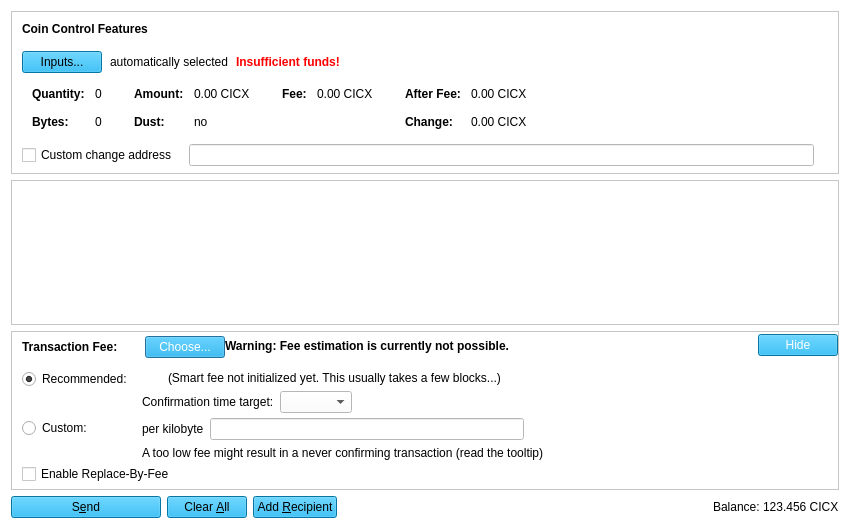
<?xml version="1.0" encoding="UTF-8"?>
<ui version="4.0">
 <class>SendCoinsDialog</class>
 <widget class="QDialog" name="SendCoinsDialog">
  <property name="geometry">
   <rect>
    <x>0</x>
    <y>0</y>
    <width>850</width>
    <height>526</height>
   </rect>
  </property>
  <property name="windowTitle">
   <string>Send Coins</string>
  </property>
  <property name="styleSheet">
   <string notr="true">background-color: rgb(255, 255, 255);</string>
  </property>
  <layout class="QVBoxLayout" name="verticalLayout" stretch="0,1,0,0">
   <property name="bottomMargin">
    <number>8</number>
   </property>
   <item>
    <widget class="QFrame" name="frameCoinControl">
     <property name="sizePolicy">
      <sizepolicy hsizetype="Expanding" vsizetype="Expanding">
       <horstretch>0</horstretch>
       <verstretch>0</verstretch>
      </sizepolicy>
     </property>
     <property name="maximumSize">
      <size>
       <width>16777215</width>
       <height>16777215</height>
      </size>
     </property>
     <property name="frameShape">
      <enum>QFrame::StyledPanel</enum>
     </property>
     <property name="frameShadow">
      <enum>QFrame::Sunken</enum>
     </property>
     <layout class="QVBoxLayout" name="verticalLayoutCoinControl2">
      <property name="spacing">
       <number>0</number>
      </property>
      <property name="leftMargin">
       <number>0</number>
      </property>
      <property name="topMargin">
       <number>0</number>
      </property>
      <property name="rightMargin">
       <number>0</number>
      </property>
      <property name="bottomMargin">
       <number>6</number>
      </property>
      <item>
       <layout class="QVBoxLayout" name="verticalLayoutCoinControl" stretch="0,0,0,0,1">
        <property name="spacing">
         <number>0</number>
        </property>
        <property name="leftMargin">
         <number>10</number>
        </property>
        <property name="topMargin">
         <number>10</number>
        </property>
        <item>
         <layout class="QHBoxLayout" name="horizontalLayoutCoinControl1">
          <property name="bottomMargin">
           <number>15</number>
          </property>
          <item>
           <widget class="QLabel" name="labelCoinControlFeatures">
            <property name="sizePolicy">
             <sizepolicy hsizetype="Preferred" vsizetype="Maximum">
              <horstretch>0</horstretch>
              <verstretch>0</verstretch>
             </sizepolicy>
            </property>
            <property name="font">
             <font>
              <weight>75</weight>
              <bold>true</bold>
             </font>
            </property>
            <property name="styleSheet">
             <string notr="true">font-weight:bold;</string>
            </property>
            <property name="text">
             <string>Coin Control Features</string>
            </property>
           </widget>
          </item>
         </layout>
        </item>
        <item>
         <layout class="QHBoxLayout" name="horizontalLayoutCoinControl2" stretch="0,0,0,0">
          <property name="spacing">
           <number>8</number>
          </property>
          <property name="bottomMargin">
           <number>10</number>
          </property>
          <item>
           <widget class="QPushButton" name="pushButtonCoinControl">
            <property name="styleSheet">
             <string notr="true">background-color: rgb(10, 164, 227);</string>
            </property>
            <property name="text">
             <string>Inputs...</string>
            </property>
            <property name="autoDefault">
             <bool>false</bool>
            </property>
           </widget>
          </item>
          <item>
           <widget class="QLabel" name="labelCoinControlAutomaticallySelected">
            <property name="text">
             <string>automatically selected</string>
            </property>
            <property name="margin">
             <number>5</number>
            </property>
           </widget>
          </item>
          <item>
           <widget class="QLabel" name="labelCoinControlInsuffFunds">
            <property name="font">
             <font>
              <weight>75</weight>
              <bold>true</bold>
             </font>
            </property>
            <property name="styleSheet">
             <string notr="true">color:red;font-weight:bold;</string>
            </property>
            <property name="text">
             <string>Insufficient funds!</string>
            </property>
            <property name="margin">
             <number>5</number>
            </property>
           </widget>
          </item>
          <item>
           <spacer name="horizontalSpacerCoinControl">
            <property name="orientation">
             <enum>Qt::Horizontal</enum>
            </property>
            <property name="sizeHint" stdset="0">
             <size>
              <width>40</width>
              <height>1</height>
             </size>
            </property>
           </spacer>
          </item>
         </layout>
        </item>
        <item>
         <widget class="QWidget" name="widgetCoinControl" native="true">
          <property name="sizePolicy">
           <sizepolicy hsizetype="Preferred" vsizetype="Preferred">
            <horstretch>0</horstretch>
            <verstretch>0</verstretch>
           </sizepolicy>
          </property>
          <property name="minimumSize">
           <size>
            <width>0</width>
            <height>0</height>
           </size>
          </property>
          <property name="styleSheet">
           <string notr="true"/>
          </property>
          <layout class="QHBoxLayout" name="horizontalLayoutCoinControl5">
           <property name="leftMargin">
            <number>0</number>
           </property>
           <property name="topMargin">
            <number>0</number>
           </property>
           <property name="rightMargin">
            <number>0</number>
           </property>
           <property name="bottomMargin">
            <number>0</number>
           </property>
           <item>
            <layout class="QHBoxLayout" name="horizontalLayoutCoinControl3" stretch="0,0,0,1">
             <property name="spacing">
              <number>20</number>
             </property>
             <property name="topMargin">
              <number>0</number>
             </property>
             <property name="bottomMargin">
              <number>10</number>
             </property>
             <item>
              <layout class="QFormLayout" name="formLayoutCoinControl1">
               <property name="horizontalSpacing">
                <number>10</number>
               </property>
               <property name="verticalSpacing">
                <number>14</number>
               </property>
               <property name="leftMargin">
                <number>10</number>
               </property>
               <property name="topMargin">
                <number>4</number>
               </property>
               <property name="rightMargin">
                <number>6</number>
               </property>
               <item row="0" column="0">
                <widget class="QLabel" name="labelCoinControlQuantityText">
                 <property name="font">
                  <font>
                   <weight>75</weight>
                   <bold>true</bold>
                  </font>
                 </property>
                 <property name="text">
                  <string>Quantity:</string>
                 </property>
                 <property name="margin">
                  <number>0</number>
                 </property>
                </widget>
               </item>
               <item row="0" column="1">
                <widget class="QLabel" name="labelCoinControlQuantity">
                 <property name="cursor">
                  <cursorShape>IBeamCursor</cursorShape>
                 </property>
                 <property name="contextMenuPolicy">
                  <enum>Qt::ActionsContextMenu</enum>
                 </property>
                 <property name="text">
                  <string notr="true">0</string>
                 </property>
                 <property name="margin">
                  <number>0</number>
                 </property>
                 <property name="textInteractionFlags">
                  <set>Qt::LinksAccessibleByMouse|Qt::TextSelectableByKeyboard|Qt::TextSelectableByMouse</set>
                 </property>
                </widget>
               </item>
               <item row="1" column="0">
                <widget class="QLabel" name="labelCoinControlBytesText">
                 <property name="font">
                  <font>
                   <weight>75</weight>
                   <bold>true</bold>
                  </font>
                 </property>
                 <property name="text">
                  <string>Bytes:</string>
                 </property>
                </widget>
               </item>
               <item row="1" column="1">
                <widget class="QLabel" name="labelCoinControlBytes">
                 <property name="cursor">
                  <cursorShape>IBeamCursor</cursorShape>
                 </property>
                 <property name="contextMenuPolicy">
                  <enum>Qt::ActionsContextMenu</enum>
                 </property>
                 <property name="text">
                  <string notr="true">0</string>
                 </property>
                 <property name="textInteractionFlags">
                  <set>Qt::LinksAccessibleByMouse|Qt::TextSelectableByKeyboard|Qt::TextSelectableByMouse</set>
                 </property>
                </widget>
               </item>
              </layout>
             </item>
             <item>
              <layout class="QFormLayout" name="formLayoutCoinControl2">
               <property name="horizontalSpacing">
                <number>10</number>
               </property>
               <property name="verticalSpacing">
                <number>14</number>
               </property>
               <property name="leftMargin">
                <number>6</number>
               </property>
               <property name="topMargin">
                <number>4</number>
               </property>
               <property name="rightMargin">
                <number>6</number>
               </property>
               <item row="0" column="0">
                <widget class="QLabel" name="labelCoinControlAmountText">
                 <property name="font">
                  <font>
                   <weight>75</weight>
                   <bold>true</bold>
                  </font>
                 </property>
                 <property name="text">
                  <string>Amount:</string>
                 </property>
                 <property name="margin">
                  <number>0</number>
                 </property>
                </widget>
               </item>
               <item row="0" column="1">
                <widget class="QLabel" name="labelCoinControlAmount">
                 <property name="cursor">
                  <cursorShape>IBeamCursor</cursorShape>
                 </property>
                 <property name="contextMenuPolicy">
                  <enum>Qt::ActionsContextMenu</enum>
                 </property>
                 <property name="text">
                  <string notr="true">0.00 CICX</string>
                 </property>
                 <property name="textInteractionFlags">
                  <set>Qt::LinksAccessibleByMouse|Qt::TextSelectableByKeyboard|Qt::TextSelectableByMouse</set>
                 </property>
                </widget>
               </item>
               <item row="1" column="0">
                <widget class="QLabel" name="labelCoinControlLowOutputText">
                 <property name="font">
                  <font>
                   <weight>75</weight>
                   <bold>true</bold>
                  </font>
                 </property>
                 <property name="text">
                  <string>Dust:</string>
                 </property>
                </widget>
               </item>
               <item row="1" column="1">
                <widget class="QLabel" name="labelCoinControlLowOutput">
                 <property name="cursor">
                  <cursorShape>IBeamCursor</cursorShape>
                 </property>
                 <property name="contextMenuPolicy">
                  <enum>Qt::ActionsContextMenu</enum>
                 </property>
                 <property name="text">
                  <string notr="true">no</string>
                 </property>
                 <property name="textInteractionFlags">
                  <set>Qt::LinksAccessibleByMouse|Qt::TextSelectableByKeyboard|Qt::TextSelectableByMouse</set>
                 </property>
                </widget>
               </item>
              </layout>
             </item>
             <item>
              <layout class="QFormLayout" name="formLayoutCoinControl3">
               <property name="horizontalSpacing">
                <number>10</number>
               </property>
               <property name="verticalSpacing">
                <number>14</number>
               </property>
               <property name="leftMargin">
                <number>6</number>
               </property>
               <property name="topMargin">
                <number>4</number>
               </property>
               <property name="rightMargin">
                <number>6</number>
               </property>
               <item row="0" column="0">
                <widget class="QLabel" name="labelCoinControlFeeText">
                 <property name="font">
                  <font>
                   <weight>75</weight>
                   <bold>true</bold>
                  </font>
                 </property>
                 <property name="text">
                  <string>Fee:</string>
                 </property>
                 <property name="margin">
                  <number>0</number>
                 </property>
                </widget>
               </item>
               <item row="0" column="1">
                <widget class="QLabel" name="labelCoinControlFee">
                 <property name="cursor">
                  <cursorShape>IBeamCursor</cursorShape>
                 </property>
                 <property name="contextMenuPolicy">
                  <enum>Qt::ActionsContextMenu</enum>
                 </property>
                 <property name="text">
                  <string notr="true">0.00 CICX</string>
                 </property>
                 <property name="textInteractionFlags">
                  <set>Qt::LinksAccessibleByMouse|Qt::TextSelectableByKeyboard|Qt::TextSelectableByMouse</set>
                 </property>
                </widget>
               </item>
              </layout>
             </item>
             <item>
              <layout class="QFormLayout" name="formLayoutCoinControl4">
               <property name="horizontalSpacing">
                <number>10</number>
               </property>
               <property name="verticalSpacing">
                <number>14</number>
               </property>
               <property name="leftMargin">
                <number>6</number>
               </property>
               <property name="topMargin">
                <number>4</number>
               </property>
               <property name="rightMargin">
                <number>6</number>
               </property>
               <item row="0" column="0">
                <widget class="QLabel" name="labelCoinControlAfterFeeText">
                 <property name="font">
                  <font>
                   <weight>75</weight>
                   <bold>true</bold>
                  </font>
                 </property>
                 <property name="text">
                  <string>After Fee:</string>
                 </property>
                 <property name="margin">
                  <number>0</number>
                 </property>
                </widget>
               </item>
               <item row="0" column="1">
                <widget class="QLabel" name="labelCoinControlAfterFee">
                 <property name="cursor">
                  <cursorShape>IBeamCursor</cursorShape>
                 </property>
                 <property name="contextMenuPolicy">
                  <enum>Qt::ActionsContextMenu</enum>
                 </property>
                 <property name="text">
                  <string notr="true">0.00 CICX</string>
                 </property>
                 <property name="textInteractionFlags">
                  <set>Qt::LinksAccessibleByMouse|Qt::TextSelectableByKeyboard|Qt::TextSelectableByMouse</set>
                 </property>
                </widget>
               </item>
               <item row="1" column="0">
                <widget class="QLabel" name="labelCoinControlChangeText">
                 <property name="font">
                  <font>
                   <weight>75</weight>
                   <bold>true</bold>
                  </font>
                 </property>
                 <property name="text">
                  <string>Change:</string>
                 </property>
                </widget>
               </item>
               <item row="1" column="1">
                <widget class="QLabel" name="labelCoinControlChange">
                 <property name="cursor">
                  <cursorShape>IBeamCursor</cursorShape>
                 </property>
                 <property name="contextMenuPolicy">
                  <enum>Qt::ActionsContextMenu</enum>
                 </property>
                 <property name="text">
                  <string notr="true">0.00 CICX</string>
                 </property>
                 <property name="textInteractionFlags">
                  <set>Qt::LinksAccessibleByMouse|Qt::TextSelectableByKeyboard|Qt::TextSelectableByMouse</set>
                 </property>
                </widget>
               </item>
              </layout>
             </item>
            </layout>
           </item>
          </layout>
         </widget>
        </item>
        <item>
         <layout class="QHBoxLayout" name="horizontalLayoutCoinControl4" stretch="0,0,0">
          <property name="spacing">
           <number>12</number>
          </property>
          <property name="sizeConstraint">
           <enum>QLayout::SetDefaultConstraint</enum>
          </property>
          <property name="topMargin">
           <number>5</number>
          </property>
          <property name="rightMargin">
           <number>5</number>
          </property>
          <item>
           <widget class="QCheckBox" name="checkBoxCoinControlChange">
            <property name="toolTip">
             <string>If this is activated, but the change address is empty or invalid, change will be sent to a newly generated address.</string>
            </property>
            <property name="text">
             <string>Custom change address</string>
            </property>
           </widget>
          </item>
          <item>
           <widget class="QValidatedLineEdit" name="lineEditCoinControlChange">
            <property name="enabled">
             <bool>false</bool>
            </property>
            <property name="sizePolicy">
             <sizepolicy hsizetype="Expanding" vsizetype="Fixed">
              <horstretch>0</horstretch>
              <verstretch>0</verstretch>
             </sizepolicy>
            </property>
           </widget>
          </item>
          <item>
           <widget class="QLabel" name="labelCoinControlChangeLabel">
            <property name="sizePolicy">
             <sizepolicy hsizetype="Preferred" vsizetype="Expanding">
              <horstretch>0</horstretch>
              <verstretch>0</verstretch>
             </sizepolicy>
            </property>
            <property name="minimumSize">
             <size>
              <width>0</width>
              <height>0</height>
             </size>
            </property>
            <property name="text">
             <string/>
            </property>
            <property name="margin">
             <number>3</number>
            </property>
           </widget>
          </item>
         </layout>
        </item>
        <item>
         <spacer name="verticalSpacerCoinControl">
          <property name="orientation">
           <enum>Qt::Vertical</enum>
          </property>
          <property name="sizeHint" stdset="0">
           <size>
            <width>800</width>
            <height>1</height>
           </size>
          </property>
         </spacer>
        </item>
       </layout>
      </item>
     </layout>
    </widget>
   </item>
   <item>
    <widget class="QScrollArea" name="scrollArea">
     <property name="widgetResizable">
      <bool>true</bool>
     </property>
     <widget class="QWidget" name="scrollAreaWidgetContents">
      <property name="geometry">
       <rect>
        <x>0</x>
        <y>0</y>
        <width>830</width>
        <height>118</height>
       </rect>
      </property>
      <layout class="QVBoxLayout" name="verticalLayout_2" stretch="0,1">
       <property name="leftMargin">
        <number>0</number>
       </property>
       <property name="topMargin">
        <number>0</number>
       </property>
       <property name="rightMargin">
        <number>0</number>
       </property>
       <property name="bottomMargin">
        <number>0</number>
       </property>
       <item>
        <layout class="QVBoxLayout" name="entries">
         <property name="spacing">
          <number>6</number>
         </property>
        </layout>
       </item>
       <item>
        <spacer name="verticalSpacer">
         <property name="orientation">
          <enum>Qt::Vertical</enum>
         </property>
         <property name="sizeHint" stdset="0">
          <size>
           <width>20</width>
           <height>40</height>
          </size>
         </property>
        </spacer>
       </item>
      </layout>
     </widget>
    </widget>
   </item>
   <item>
    <widget class="QFrame" name="frameFee">
     <property name="sizePolicy">
      <sizepolicy hsizetype="Expanding" vsizetype="Expanding">
       <horstretch>0</horstretch>
       <verstretch>0</verstretch>
      </sizepolicy>
     </property>
     <property name="maximumSize">
      <size>
       <width>16777215</width>
       <height>16777215</height>
      </size>
     </property>
     <property name="frameShape">
      <enum>QFrame::StyledPanel</enum>
     </property>
     <property name="frameShadow">
      <enum>QFrame::Sunken</enum>
     </property>
     <layout class="QVBoxLayout" name="verticalLayoutFee1">
      <property name="spacing">
       <number>0</number>
      </property>
      <property name="leftMargin">
       <number>0</number>
      </property>
      <property name="topMargin">
       <number>0</number>
      </property>
      <property name="rightMargin">
       <number>0</number>
      </property>
      <property name="bottomMargin">
       <number>0</number>
      </property>
      <item>
       <layout class="QVBoxLayout" name="verticalLayoutFee2" stretch="0,0,0">
        <property name="spacing">
         <number>0</number>
        </property>
        <property name="leftMargin">
         <number>10</number>
        </property>
        <property name="topMargin">
         <number>0</number>
        </property>
        <item>
         <layout class="QHBoxLayout" name="horizontalLayoutFee1">
          <property name="bottomMargin">
           <number>0</number>
          </property>
          <item>
           <layout class="QVBoxLayout" name="verticalLayoutFee7">
            <property name="spacing">
             <number>0</number>
            </property>
            <item>
             <spacer name="verticalSpacerSmartFee">
              <property name="orientation">
               <enum>Qt::Vertical</enum>
              </property>
              <property name="sizeType">
               <enum>QSizePolicy::Fixed</enum>
              </property>
              <property name="sizeHint" stdset="0">
               <size>
                <width>1</width>
                <height>4</height>
               </size>
              </property>
             </spacer>
            </item>
            <item>
             <layout class="QHBoxLayout" name="horizontalLayoutSmartFee">
              <property name="spacing">
               <number>10</number>
              </property>
              <item>
               <widget class="QLabel" name="labelFeeHeadline">
                <property name="sizePolicy">
                 <sizepolicy hsizetype="Preferred" vsizetype="Maximum">
                  <horstretch>0</horstretch>
                  <verstretch>0</verstretch>
                 </sizepolicy>
                </property>
                <property name="font">
                 <font>
                  <weight>75</weight>
                  <bold>true</bold>
                 </font>
                </property>
                <property name="styleSheet">
                 <string notr="true">font-weight:bold;</string>
                </property>
                <property name="text">
                 <string>Transaction Fee:</string>
                </property>
               </widget>
              </item>
              <item>
               <widget class="QLabel" name="labelFeeMinimized">
                <property name="text">
                 <string/>
                </property>
               </widget>
              </item>
              <item>
               <widget class="QPushButton" name="buttonChooseFee">
                <property name="styleSheet">
                 <string notr="true">background-color: rgb(10, 164, 227);color: #ffffff</string>
                </property>
                <property name="text">
                 <string>Choose...</string>
                </property>
               </widget>
              </item>
             </layout>
            </item>
            <item>
             <spacer name="verticalSpacer_5">
              <property name="orientation">
               <enum>Qt::Vertical</enum>
              </property>
              <property name="sizeHint" stdset="0">
               <size>
                <width>1</width>
                <height>1</height>
               </size>
              </property>
             </spacer>
            </item>
           </layout>
          </item>
          <item>
           <widget class="QLabel" name="fallbackFeeWarningLabel">
            <property name="font">
             <font>
              <weight>75</weight>
              <bold>true</bold>
             </font>
            </property>
            <property name="toolTip">
             <string>Using the fallbackfee can result in sending a transaction that will take several hours or days (or never) to confirm. Consider choosing your fee manually or wait until you have validated the complete chain.</string>
            </property>
            <property name="text">
             <string>Warning: Fee estimation is currently not possible.</string>
            </property>
            <property name="wordWrap">
             <bool>false</bool>
            </property>
           </widget>
          </item>
          <item>
           <spacer name="horizontalSpacer_4">
            <property name="orientation">
             <enum>Qt::Horizontal</enum>
            </property>
            <property name="sizeType">
             <enum>QSizePolicy::MinimumExpanding</enum>
            </property>
            <property name="sizeHint" stdset="0">
             <size>
              <width>40</width>
              <height>20</height>
             </size>
            </property>
           </spacer>
          </item>
          <item>
           <widget class="QPushButton" name="buttonMinimizeFee">
            <property name="styleSheet">
             <string notr="true">background-color: rgb(10, 164, 227);color: #ffffff</string>
            </property>
            <property name="toolTip">
             <string>collapse fee-settings</string>
            </property>
            <property name="text">
             <string>Hide</string>
            </property>
           </widget>
          </item>
         </layout>
        </item>
        <item>
         <widget class="QFrame" name="frameFeeSelection">
          <layout class="QVBoxLayout" name="verticalLayoutFee12">
           <property name="spacing">
            <number>0</number>
           </property>
           <property name="leftMargin">
            <number>0</number>
           </property>
           <property name="topMargin">
            <number>0</number>
           </property>
           <property name="rightMargin">
            <number>0</number>
           </property>
           <property name="bottomMargin">
            <number>0</number>
           </property>
           <item>
            <layout class="QGridLayout" name="gridLayoutFee">
             <property name="topMargin">
              <number>10</number>
             </property>
             <property name="bottomMargin">
              <number>4</number>
             </property>
             <property name="horizontalSpacing">
              <number>10</number>
             </property>
             <property name="verticalSpacing">
              <number>4</number>
             </property>
             <item row="1" column="1">
              <layout class="QVBoxLayout" name="verticalLayoutFee8">
               <property name="spacing">
                <number>6</number>
               </property>
               <item>
                <layout class="QHBoxLayout" name="horizontalLayoutFee13">
                 <item>
                  <widget class="QLabel" name="labelCustomPerKilobyte">
                   <property name="toolTip">
                    <string>Specify a custom fee per kB (1,000 bytes) of the transaction's virtual size.

Note:  Since the fee is calculated on a per-byte basis, a fee of &quot;100 satoshis per kB&quot; for a transaction size of 500 bytes (half of 1 kB) would ultimately yield a fee of only 50 satoshis.</string>
                   </property>
                   <property name="text">
                    <string>per kilobyte</string>
                   </property>
                  </widget>
                 </item>
                 <item>
                  <widget class="CI AI COINAmountField" name="customFee"/>
                 </item>
                 <item>
                  <spacer name="horizontalSpacer_6">
                   <property name="orientation">
                    <enum>Qt::Horizontal</enum>
                   </property>
                   <property name="sizeHint" stdset="0">
                    <size>
                     <width>1</width>
                     <height>1</height>
                    </size>
                   </property>
                  </spacer>
                 </item>
                </layout>
               </item>
               <item>
                <layout class="QHBoxLayout" name="horizontalLayoutFee8">
                 <item>
                  <widget class="QLabel" name="labelCustomFeeWarning">
                   <property name="enabled">
                    <bool>true</bool>
                   </property>
                   <property name="toolTip">
                    <string>When there is less transaction volume than space in the blocks, miners as well as relaying nodes may enforce a minimum fee. Paying only this minimum fee is just fine, but be aware that this can result in a never confirming transaction once there is more demand for CI AI COIN transactions than the network can process.</string>
                   </property>
                   <property name="text">
                    <string>A too low fee might result in a never confirming transaction (read the tooltip)</string>
                   </property>
                  </widget>
                 </item>
                 <item>
                  <spacer name="horizontalSpacer_2">
                   <property name="orientation">
                    <enum>Qt::Horizontal</enum>
                   </property>
                   <property name="sizeHint" stdset="0">
                    <size>
                     <width>1</width>
                     <height>1</height>
                    </size>
                   </property>
                  </spacer>
                 </item>
                </layout>
               </item>
              </layout>
             </item>
             <item row="0" column="0">
              <layout class="QVBoxLayout" name="verticalLayoutFee4" stretch="0,1">
               <item>
                <widget class="QRadioButton" name="radioSmartFee">
                 <property name="text">
                  <string>Recommended:</string>
                 </property>
                 <property name="checked">
                  <bool>true</bool>
                 </property>
                 <attribute name="buttonGroup">
                  <string notr="true">groupFee</string>
                 </attribute>
                </widget>
               </item>
               <item>
                <spacer name="verticalSpacer_2">
                 <property name="orientation">
                  <enum>Qt::Vertical</enum>
                 </property>
                 <property name="sizeHint" stdset="0">
                  <size>
                   <width>1</width>
                   <height>1</height>
                  </size>
                 </property>
                </spacer>
               </item>
              </layout>
             </item>
             <item row="1" column="0">
              <layout class="QVBoxLayout" name="verticalLayoutFee9" stretch="0,1">
               <item>
                <widget class="QRadioButton" name="radioCustomFee">
                 <property name="text">
                  <string>Custom:</string>
                 </property>
                 <attribute name="buttonGroup">
                  <string notr="true">groupFee</string>
                 </attribute>
                </widget>
               </item>
               <item>
                <spacer name="verticalSpacer_6">
                 <property name="orientation">
                  <enum>Qt::Vertical</enum>
                 </property>
                 <property name="sizeHint" stdset="0">
                  <size>
                   <width>1</width>
                   <height>1</height>
                  </size>
                 </property>
                </spacer>
               </item>
              </layout>
             </item>
             <item row="0" column="1">
              <layout class="QVBoxLayout" name="verticalLayoutFee3" stretch="0,0,1">
               <property name="spacing">
                <number>6</number>
               </property>
               <property name="topMargin">
                <number>2</number>
               </property>
               <item>
                <layout class="QHBoxLayout" name="horizontalLayoutFee12">
                 <item>
                  <widget class="QLabel" name="labelSmartFee">
                   <property name="text">
                    <string/>
                   </property>
                  </widget>
                 </item>
                 <item>
                  <widget class="QLabel" name="labelFeeEstimation">
                   <property name="text">
                    <string/>
                   </property>
                  </widget>
                 </item>
                 <item>
                  <widget class="QLabel" name="labelSmartFee2">
                   <property name="text">
                    <string>(Smart fee not initialized yet. This usually takes a few blocks...)</string>
                   </property>
                  </widget>
                 </item>
                 <item>
                  <spacer name="horizontalSpacer_5">
                   <property name="orientation">
                    <enum>Qt::Horizontal</enum>
                   </property>
                   <property name="sizeHint" stdset="0">
                    <size>
                     <width>1</width>
                     <height>1</height>
                    </size>
                   </property>
                  </spacer>
                 </item>
                </layout>
               </item>
               <item>
                <layout class="QHBoxLayout" name="horizontalLayoutFee9">
                 <item>
                  <layout class="QVBoxLayout" name="verticalLayoutFee6">
                   <item>
                    <widget class="QLabel" name="labelSmartFee3">
                     <property name="text">
                      <string>Confirmation time target:</string>
                     </property>
                    </widget>
                   </item>
                  </layout>
                 </item>
                 <item>
                  <layout class="QVBoxLayout" name="verticalLayoutFee5">
                   <property name="rightMargin">
                    <number>30</number>
                   </property>
                   <item>
                    <layout class="QHBoxLayout" name="horizontalLayoutConfTarget">
                     <property name="bottomMargin">
                      <number>0</number>
                     </property>
                     <item>
                      <widget class="QComboBox" name="confTargetSelector"/>
                     </item>
                     <item>
                      <spacer name="horizontalSpacerConfTarget">
                       <property name="orientation">
                        <enum>Qt::Horizontal</enum>
                       </property>
                       <property name="sizeHint" stdset="0">
                        <size>
                         <width>40</width>
                         <height>20</height>
                        </size>
                       </property>
                      </spacer>
                     </item>
                    </layout>
                   </item>
                  </layout>
                 </item>
                </layout>
               </item>
               <item>
                <spacer name="verticalSpacer_4">
                 <property name="orientation">
                  <enum>Qt::Vertical</enum>
                 </property>
                 <property name="sizeHint" stdset="0">
                  <size>
                   <width>1</width>
                   <height>1</height>
                  </size>
                 </property>
                </spacer>
               </item>
              </layout>
             </item>
            </layout>
           </item>
           <item>
            <widget class="QCheckBox" name="optInRBF">
             <property name="toolTip">
              <string>With Replace-By-Fee (BIP-125) you can increase a transaction's fee after it is sent. Without this, a higher fee may be recommended to compensate for increased transaction delay risk.</string>
             </property>
             <property name="text">
              <string>Enable Replace-By-Fee</string>
             </property>
            </widget>
           </item>
          </layout>
         </widget>
        </item>
        <item>
         <spacer name="verticalSpacerFee">
          <property name="orientation">
           <enum>Qt::Vertical</enum>
          </property>
          <property name="sizeHint" stdset="0">
           <size>
            <width>40</width>
            <height>5</height>
           </size>
          </property>
         </spacer>
        </item>
       </layout>
      </item>
     </layout>
    </widget>
   </item>
   <item>
    <layout class="QHBoxLayout" name="horizontalLayout">
     <item>
      <widget class="QPushButton" name="sendButton">
       <property name="styleSheet">
        <string notr="true">background-color: rgb(10, 164, 227);</string>
       </property>
       <property name="minimumSize">
        <size>
         <width>150</width>
         <height>0</height>
        </size>
       </property>
       <property name="toolTip">
        <string>Confirm the send action</string>
       </property>
       <property name="text">
        <string>S&amp;end</string>
       </property>
       <property name="icon">
        <iconset resource="../CI AI COIN.qrc">
         <normaloff>:/icons/send</normaloff>:/icons/send</iconset>
       </property>
       <property name="autoDefault">
        <bool>false</bool>
       </property>
       <property name="default">
        <bool>false</bool>
       </property>
      </widget>
     </item>
     <item>
      <widget class="QPushButton" name="clearButton">
       <property name="styleSheet">
        <string notr="true">background-color: rgb(10, 164, 227);</string>
       </property>
       <property name="sizePolicy">
        <sizepolicy hsizetype="Minimum" vsizetype="Fixed">
         <horstretch>0</horstretch>
         <verstretch>0</verstretch>
        </sizepolicy>
       </property>
       <property name="toolTip">
        <string>Clear all fields of the form.</string>
       </property>
       <property name="text">
        <string>Clear &amp;All</string>
       </property>
       <property name="icon">
        <iconset resource="../CI AI COIN.qrc">
         <normaloff>:/icons/remove</normaloff>:/icons/remove</iconset>
       </property>
       <property name="autoDefault">
        <bool>false</bool>
       </property>
      </widget>
     </item>
     <item>
      <widget class="QPushButton" name="addButton">
       <property name="styleSheet">
        <string notr="true">background-color: rgb(10, 164, 227);</string>
       </property>
       <property name="toolTip">
        <string>Send to multiple recipients at once</string>
       </property>
       <property name="text">
        <string>Add &amp;Recipient</string>
       </property>
       <property name="icon">
        <iconset resource="../CI AI COIN.qrc">
         <normaloff>:/icons/add</normaloff>:/icons/add</iconset>
       </property>
       <property name="autoDefault">
        <bool>false</bool>
       </property>
      </widget>
     </item>
     <item>
      <spacer name="horizontalSpacer">
       <property name="orientation">
        <enum>Qt::Horizontal</enum>
       </property>
       <property name="sizeHint" stdset="0">
        <size>
         <width>40</width>
         <height>20</height>
        </size>
       </property>
      </spacer>
     </item>
     <item>
      <layout class="QHBoxLayout" name="horizontalLayout_2">
       <property name="spacing">
        <number>3</number>
       </property>
       <item>
        <widget class="QLabel" name="label">
         <property name="sizePolicy">
          <sizepolicy hsizetype="Preferred" vsizetype="Fixed">
           <horstretch>0</horstretch>
           <verstretch>0</verstretch>
          </sizepolicy>
         </property>
         <property name="text">
          <string>Balance:</string>
         </property>
        </widget>
       </item>
       <item>
        <widget class="QLabel" name="labelBalance">
         <property name="sizePolicy">
          <sizepolicy hsizetype="Preferred" vsizetype="Fixed">
           <horstretch>0</horstretch>
           <verstretch>0</verstretch>
          </sizepolicy>
         </property>
         <property name="cursor">
          <cursorShape>IBeamCursor</cursorShape>
         </property>
         <property name="text">
          <string notr="true">123.456 CICX</string>
         </property>
         <property name="textInteractionFlags">
          <set>Qt::LinksAccessibleByMouse|Qt::TextSelectableByKeyboard|Qt::TextSelectableByMouse</set>
         </property>
        </widget>
       </item>
      </layout>
     </item>
    </layout>
   </item>
  </layout>
 </widget>
 <customwidgets>
  <customwidget>
   <class>QValidatedLineEdit</class>
   <extends>QLineEdit</extends>
   <header>qt/qvalidatedlineedit.h</header>
  </customwidget>
  <customwidget>
   <class>CI AI COINAmountField</class>
   <extends>QLineEdit</extends>
   <header>qt/CI AI COINamountfield.h</header>
   <container>1</container>
  </customwidget>
 </customwidgets>
 <resources>
  <include location="../CI AI COIN.qrc"/>
 </resources>
 <connections/>
 <buttongroups>
  <buttongroup name="groupFee"/>
 </buttongroups>
</ui>
